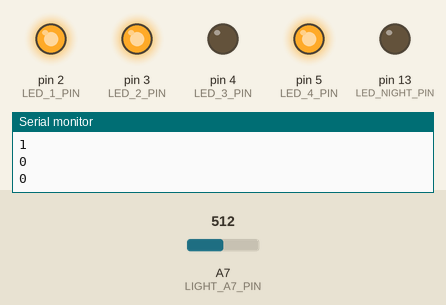
A sketch run on a simulated Arduino Nano, built with avr-gcc and run on an emulated ATmega328P. Parts: output pins drawn as LEDs (lit = HIGH), the last lines printed to the serial monitor. The inputs (shaded band) are chosen by the test bench; at power-on: A7 (LIGHT_A7_PIN) = 512.

Above: at 1.9 s.
2.0 s: A7 (LIGHT_A7_PIN) set to 211
4.0 s: A7 (LIGHT_A7_PIN) set to 192
At 6.0 s:
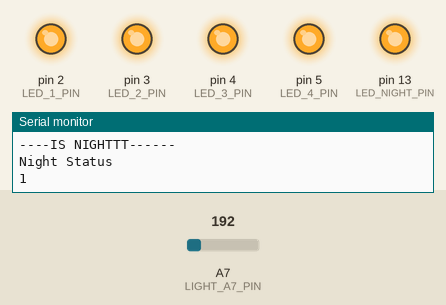
6.3 s: A7 (LIGHT_A7_PIN) set to 210
At 7.5 s:
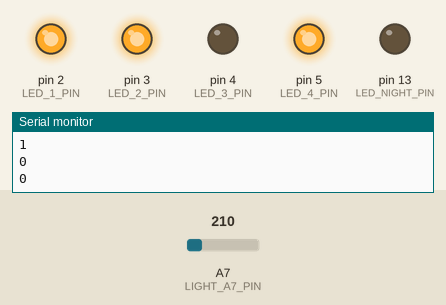
8.3 s: A7 (LIGHT_A7_PIN) set to 190
At 10.0 s:
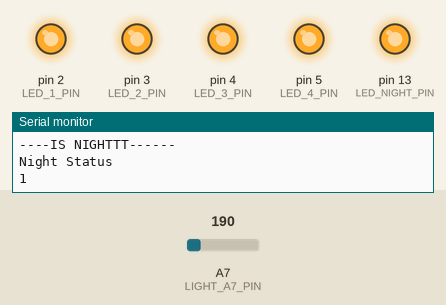
Timing chart, 0 to 11.4 s (numbered marks = the images above; inputs shaded):
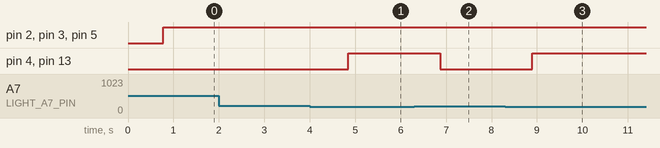

Measured:
- the behaviour switches between 201 and 200 on A7 (LIGHT_A7_PIN) (found by bisection; images 0 and 1)
- after the input at 4.0 s, pin 4 (LED_3_PIN), pin 13 (LED_NIGHT_PIN): LOW → HIGH after 0.84 s
- after the input at 6.3 s, pin 4 (LED_3_PIN), pin 13 (LED_NIGHT_PIN): HIGH → LOW after 0.57 s
- after the input at 8.3 s, pin 4 (LED_3_PIN), pin 13 (LED_NIGHT_PIN): LOW → HIGH after 0.60 s

The sketch:

2.ino
```cpp
#define LED_1_PIN 2
#define LED_2_PIN 3
#define LED_3_PIN 4
#define LED_4_PIN 5

#define LIGHT_A7_PIN A7


#define BUTTON_PIN 10
#define LED_NIGHT_PIN 13

#define SIZE 60

int nightStatus = 0;


// my state

int hot[SIZE];
int humidity[SIZE];
int vent[SIZE];
int air[SIZE];

int night[SIZE];

int all[SIZE];


void fullWithEmpty(int list[], int size){
  for(int i=0;i<size;i++){
      list[i] = HIGH;
  }
}

void fullWithHigh(int list[], int size,int start, int end){
  for(int i=0;i<size;i++){
    if(start<=i && i<=end){
      list[i] = LOW;
    }
  }
}

void printList(int list[], int size){
  Serial.println("\nList:");
  for(int i=0;i<size;i++){
    Serial.println(list[i]);
  }
}


int getCurrent(int list[], int size,int current){
  return list[current];
}


void printStatus(int hot[], int humidity[],int vent[], int air[],int minute){
  Serial.println("Status:");
  Serial.println(getCurrent(hot,SIZE,minute));
  Serial.println(getCurrent(humidity,SIZE,minute));
  Serial.println(getCurrent(vent,SIZE,minute));
  Serial.println(getCurrent(air,SIZE,minute));

}

void setup() {
  Serial.begin(9600);


  pinMode(LED_1_PIN, OUTPUT);
  pinMode(LED_2_PIN, OUTPUT);
  pinMode(LED_3_PIN, OUTPUT);
  pinMode(LED_4_PIN, OUTPUT);

  pinMode(LIGHT_A7_PIN, INPUT);

  pinMode(LED_NIGHT_PIN, OUTPUT);
  pinMode(BUTTON_PIN, INPUT);


  fullWithEmpty(all,SIZE);
  fullWithHigh(all,SIZE,0,59);

  fullWithEmpty(hot,SIZE);

  printList(hot,SIZE);

  fullWithEmpty(air,SIZE);
  fullWithHigh(air,SIZE,1,4);
  fullWithHigh(air,SIZE,7,10);
  fullWithHigh(air,SIZE,11,13);
  fullWithHigh(air,SIZE,17,20);
  fullWithHigh(air,SIZE,20,23);
  fullWithHigh(air,SIZE,27,30);
  fullWithHigh(air,SIZE,31,33);
  fullWithHigh(air,SIZE,37,40);
  fullWithHigh(air,SIZE,41,43);
  fullWithHigh(air,SIZE,47,50);
  fullWithHigh(air,SIZE,51,53);
  fullWithHigh(air,SIZE,57,59);

  printList(air,SIZE);

  fullWithEmpty(vent,SIZE);
  fullWithHigh(vent,SIZE,0,5);
  fullWithHigh(vent,SIZE,6,9);
  fullWithHigh(vent,SIZE,10,15);
  fullWithHigh(vent,SIZE,16,19);
  fullWithHigh(vent,SIZE,20,25);
  fullWithHigh(vent,SIZE,26,29);
  fullWithHigh(vent,SIZE,30,35);
  fullWithHigh(vent,SIZE,36,39);
  fullWithHigh(vent,SIZE,40,45);
  fullWithHigh(vent,SIZE,46,49);
  fullWithHigh(vent,SIZE,50,55);
  fullWithHigh(vent,SIZE,56,59);


  printList(vent,SIZE);

  fullWithEmpty(humidity,SIZE);

  printList(humidity,SIZE);

  fullWithEmpty(night,SIZE);
  fullWithHigh(night,SIZE,1,3);
  fullWithHigh(night,SIZE,7,9);
  fullWithHigh(night,SIZE,11,13);
  fullWithHigh(night,SIZE,17,19);
  fullWithHigh(night,SIZE,21,23);
  fullWithHigh(night,SIZE,27,29);
  fullWithHigh(night,SIZE,31,33);
  fullWithHigh(night,SIZE,37,39);
  fullWithHigh(night,SIZE,41,43);
  fullWithHigh(night,SIZE,47,49);
  fullWithHigh(night,SIZE,51,53);
  fullWithHigh(night,SIZE,57,59);

}

void loop() {


  int value = analogRead(LIGHT_A7_PIN);
  Serial.println("Analog value : ");
  Serial.println(value);

  // CHECK FOR NIGHT
  //change state
  if(value>200){
    nightStatus = 0;
  } else {
    nightStatus = 1;
    }
  digitalWrite(LED_NIGHT_PIN,nightStatus);


  unsigned long runMillis= millis();
  unsigned long allSeconds=millis()/1000;

  int runHours= allSeconds/3600;
  int secsRemaining=allSeconds%3600;
  int runMinutes=secsRemaining/60;
  int runSeconds=secsRemaining%60;

  char buf[21];
  sprintf(buf,"Runtime%02d:%02d:%02d",runHours,runMinutes,runSeconds);
  Serial.println(buf);


  if(nightStatus==0){

     Serial.println("----IS DAYY------");

    // IS DAY
     //check
    digitalWrite(LED_1_PIN,getCurrent(hot,SIZE,runMinutes));
    digitalWrite(LED_2_PIN,HIGH);
    digitalWrite(LED_3_PIN,getCurrent(vent,SIZE,runMinutes));
    digitalWrite(LED_4_PIN,getCurrent(air,SIZE,runMinutes));

    printStatus(hot,humidity,vent,vent,runMinutes);

  } else if(nightStatus==1){

    // IS NIGHT

    Serial.println("----IS NIGHTTT------");


     //check
    digitalWrite(LED_1_PIN,getCurrent(night,SIZE,runMinutes));
    digitalWrite(LED_2_PIN,HIGH);
    digitalWrite(LED_3_PIN,getCurrent(night,SIZE,runMinutes));
    digitalWrite(LED_4_PIN,getCurrent(night,SIZE,runMinutes));

    Serial.println("Night Status");
    Serial.println(getCurrent(night,SIZE,runMinutes));

  }else if(nightStatus==2){

    // ALL ON

    Serial.println("----ALL ON------");


     //check
    digitalWrite(LED_1_PIN,getCurrent(all,SIZE,runMinutes));
    digitalWrite(LED_2_PIN,HIGH);
    digitalWrite(LED_3_PIN,getCurrent(all,SIZE,runMinutes));
    digitalWrite(LED_4_PIN,getCurrent(all,SIZE,runMinutes));

    Serial.println("All On");
    Serial.println(getCurrent(all,SIZE,runMinutes));
    digitalWrite(LED_NIGHT_PIN,LOW);


  }


  delay(1000);
}
```
